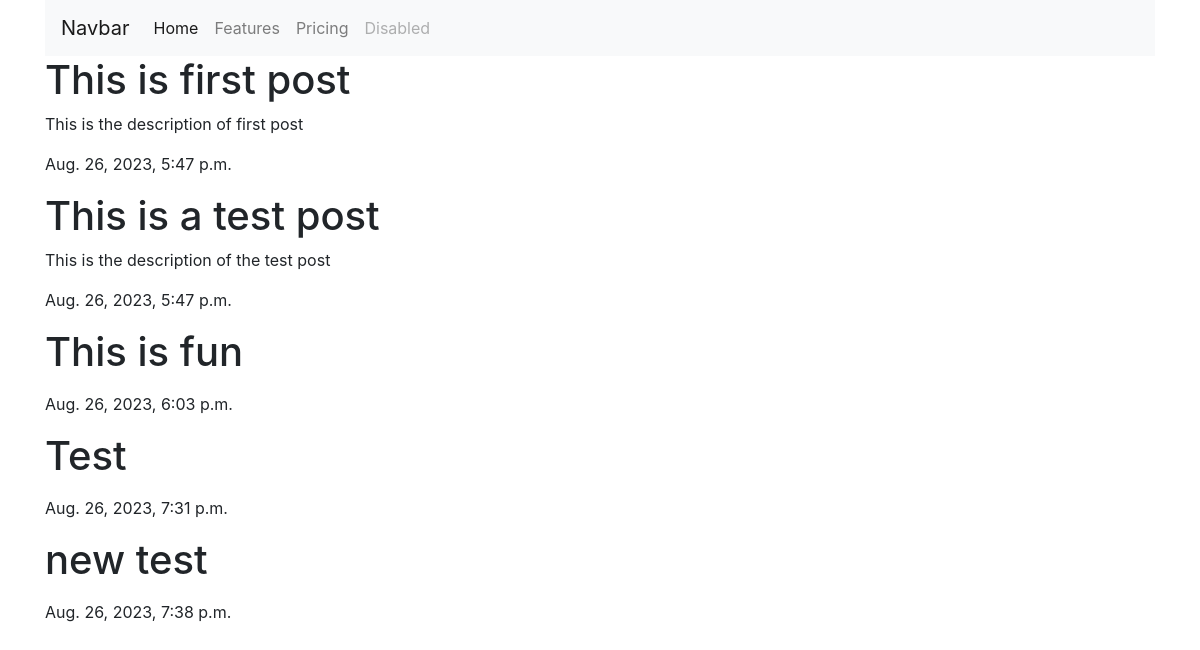
The app's page /post-list, older data.
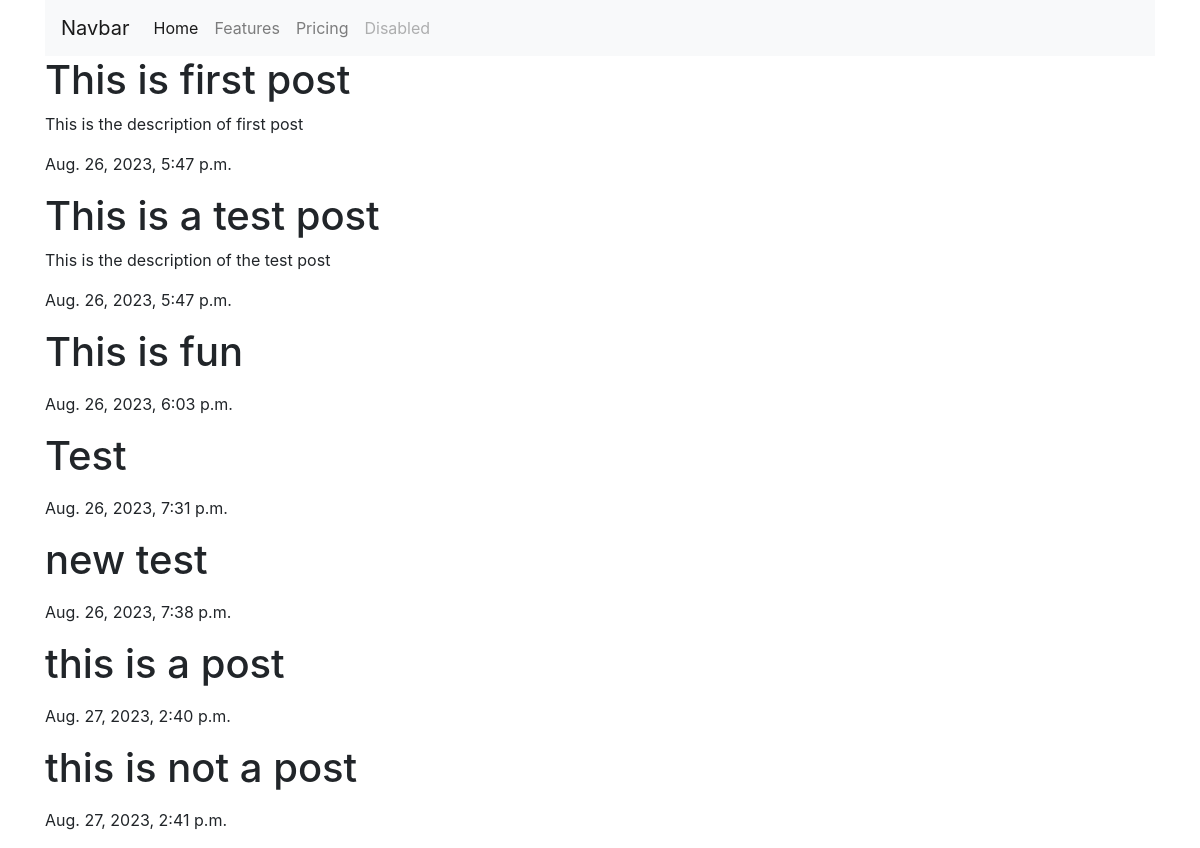
The same page, newer data.
### dbpost/models/models.py (models this page shows, shortened)
class Post(BaseStampStampModel):
    title = models.CharField(max_length=50, blank=False)
    description = models.TextField(blank=True)
    published = models.DateTimeField(auto_now_add=True)
    user = models.ForeignKey(User, on_delete=models.CASCADE)
    category = models.ManyToManyField(PostCategory, related_name='post')

### dbpost/views/func_base_view.py (the view)
# urls.py: path('post-list', post_list, name="post_list"),
def post_list(request):
    posts = Post.objects.all()
    response = {
        'posts': posts
    }
    return render(request, 'dbpost/post_list.html', response)

### dbpost/templates/dbpost/post_list.html (shortened to what this page needs)
{% extends 'dbcore/base.html' %}
{% block content%}
{% for post in posts %}
<h1>{{post.title}}</h1>
<p>{{post.description}}</p>
<p>{{post.published}}</p>
{% endfor %}
{% endblock %}

### dbcore/templates/dbcore/base.html (shortened to what this page needs)
<!doctype html>
<html lang="en">
  <head>
    <link rel="stylesheet" href="https://cdn.jsdelivr.net/npm/bootstrap@4.6.2/dist/css/bootstrap.min.css">
  </head>
  <body>
    <div class="container">
        <nav class="navbar navbar-expand-lg navbar-light bg-light">
            <a class="navbar-brand" href="#">Navbar</a>
            <div class="collapse navbar-collapse" id="navbarNav">
              <ul class="navbar-nav">
                <li class="nav-item active">
                  <a class="nav-link" href="#">Home <span class="sr-only">(current)</span></a>
                </li>
                <li class="nav-item">
                  <a class="nav-link" href="#">Features</a>
                </li>
                <li class="nav-item">
                  <a class="nav-link" href="#">Pricing</a>
                </li>
                <li class="nav-item">
                  <a class="nav-link disabled">Disabled</a>
                </li>
              </ul>
            </div>
          </nav>
          <div class="row">
            <div class="col-sm">
                {%block content%} {%endblock%}
            </div>
          </div>
    </div>
  </body>
</html>

Row changes from the older to the newer data that the page shows:
added Post: title "this is a post", published "Aug. 27, 2023, 2:40 p.m."
added Post: title "this is not a post", published "Aug. 27, 2023, 2:41 p.m."
